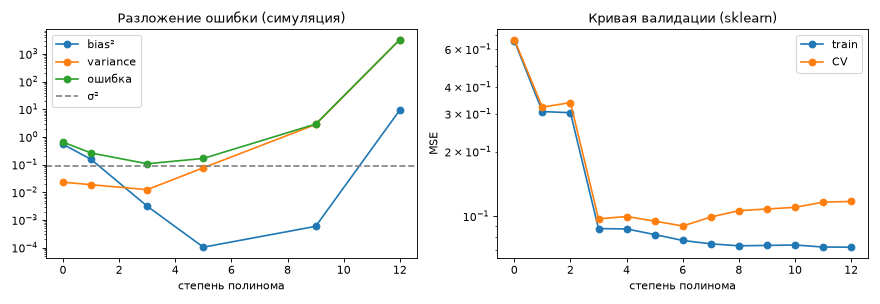

Generate this figure with Python:
"""Разложение ошибки на смещение и разброс (bias–variance) симуляцией: много обучающих выборок из одного распределения."""
import matplotlib.pyplot as plt
import numpy as np
from sklearn.model_selection import validation_curve
from sklearn.neighbors import KNeighborsRegressor
from sklearn.pipeline import make_pipeline
from sklearn.preprocessing import PolynomialFeatures, StandardScaler
from sklearn.linear_model import LinearRegression

rng = np.random.default_rng(0)
f = lambda x: np.sin(2 * np.pi * x)                # истинная зависимость (её мы обычно не знаем)
SIGMA = 0.3                                         # шум: неустранимая ошибка
x_test = np.linspace(0.05, 0.95, 50)


def decompose(fit_predict, n_train=30, n_sets=500):
    """Для каждой из n_sets обучающих выборок обучаем модель и предсказываем в точках x_test."""
    preds = np.empty((n_sets, x_test.size))
    for s in range(n_sets):
        x = rng.uniform(0, 1, n_train)
        y = f(x) + rng.normal(0, SIGMA, n_train)
        preds[s] = fit_predict(x, y, x_test)
    mean_pred = preds.mean(axis=0)
    bias2 = np.mean((mean_pred - f(x_test)) ** 2)                 # насколько «в среднем» модель промахивается
    variance = np.mean(preds.var(axis=0))                         # насколько модель скачет от выборки к выборке
    y_new = f(x_test) + rng.normal(0, SIGMA, (n_sets, x_test.size))
    total = np.mean((y_new - preds) ** 2)                         # ожидаемая ошибка на новых точках
    return bias2, variance, total


def poly(degree):
    return lambda x, y, xt: np.polyval(np.polyfit(x, y, degree), xt)


if __name__ == "__main__":
    print(f"неустранимый шум σ² = {SIGMA**2:.3f}")
    print("степень | bias²  | variance | σ²+bias²+var | средняя ошибка (симуляция)")
    rows = []
    for d in (0, 1, 3, 5, 9, 12):
        b, v, t = decompose(poly(d))
        rows.append((d, b, v, t))
        print(f"{d:>7} | {b:.3f}  | {v:8.3f} | {SIGMA**2 + b + v:12.3f} | {t:.3f}")

    # То же для KNN: маленькое k — малое смещение и большой разброс
    print("\nKNN k  | bias²  | variance")
    for k in (1, 3, 10, 25):
        knn = lambda x, y, xt, k=k: KNeighborsRegressor(k).fit(x[:, None], y).predict(xt[:, None])
        b, v, _ = decompose(knn)
        print(f"{k:>6} | {b:.3f}  | {v:.3f}")

    # Библиотечный аналог: кривая валидации по степени полинома на одной выборке
    x = rng.uniform(0, 1, 60)
    y = f(x) + rng.normal(0, SIGMA, 60)
    degrees = np.arange(0, 13)
    model = make_pipeline(PolynomialFeatures(), StandardScaler(), LinearRegression())
    train_s, val_s = validation_curve(model, x[:, None], y, param_name="polynomialfeatures__degree",
                                      param_range=degrees, cv=5, scoring="neg_mean_squared_error")
    best = degrees[np.argmax(val_s.mean(axis=1))]
    print(f"\nvalidation_curve: лучшая степень по CV = {best}")

    fig, axes = plt.subplots(1, 2, figsize=(11, 3.8))
    d, b, v, t = map(np.array, zip(*rows))
    axes[0].plot(d, b, "o-", label="bias²"); axes[0].plot(d, v, "o-", label="variance"); axes[0].plot(d, t, "o-", label="ошибка")
    axes[0].axhline(SIGMA**2, ls="--", c="gray", label="σ²"); axes[0].set_yscale("log")
    axes[0].set_xlabel("степень полинома"); axes[0].legend(); axes[0].set_title("Разложение ошибки (симуляция)")
    axes[1].plot(degrees, -train_s.mean(1), "o-", label="train"); axes[1].plot(degrees, -val_s.mean(1), "o-", label="CV")
    axes[1].set_yscale("log"); axes[1].set_xlabel("степень полинома"); axes[1].set_ylabel("MSE"); axes[1].legend()
    axes[1].set_title("Кривая валидации (sklearn)")
    fig.tight_layout(); fig.savefig("bias_variance.png", dpi=80); plt.close(fig)
